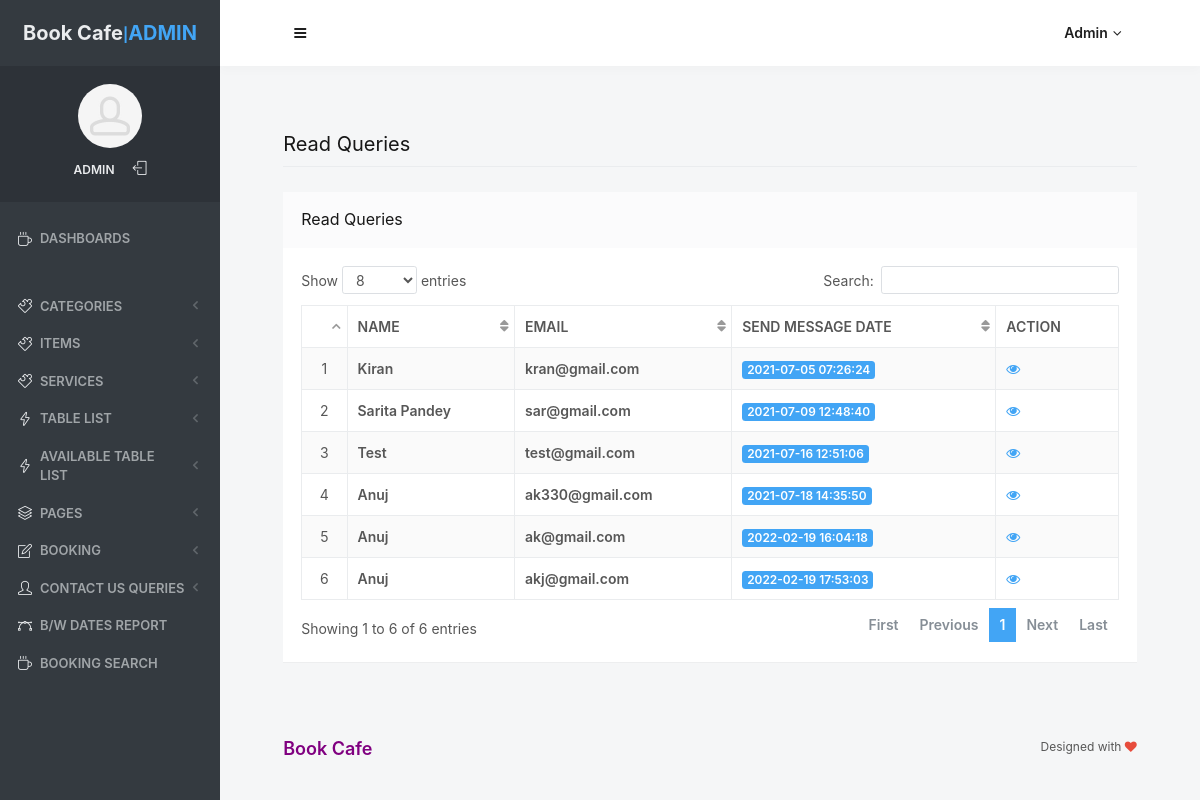
The page /obbs/admin/read-queries.php (signed in) on the database as committed earlier.
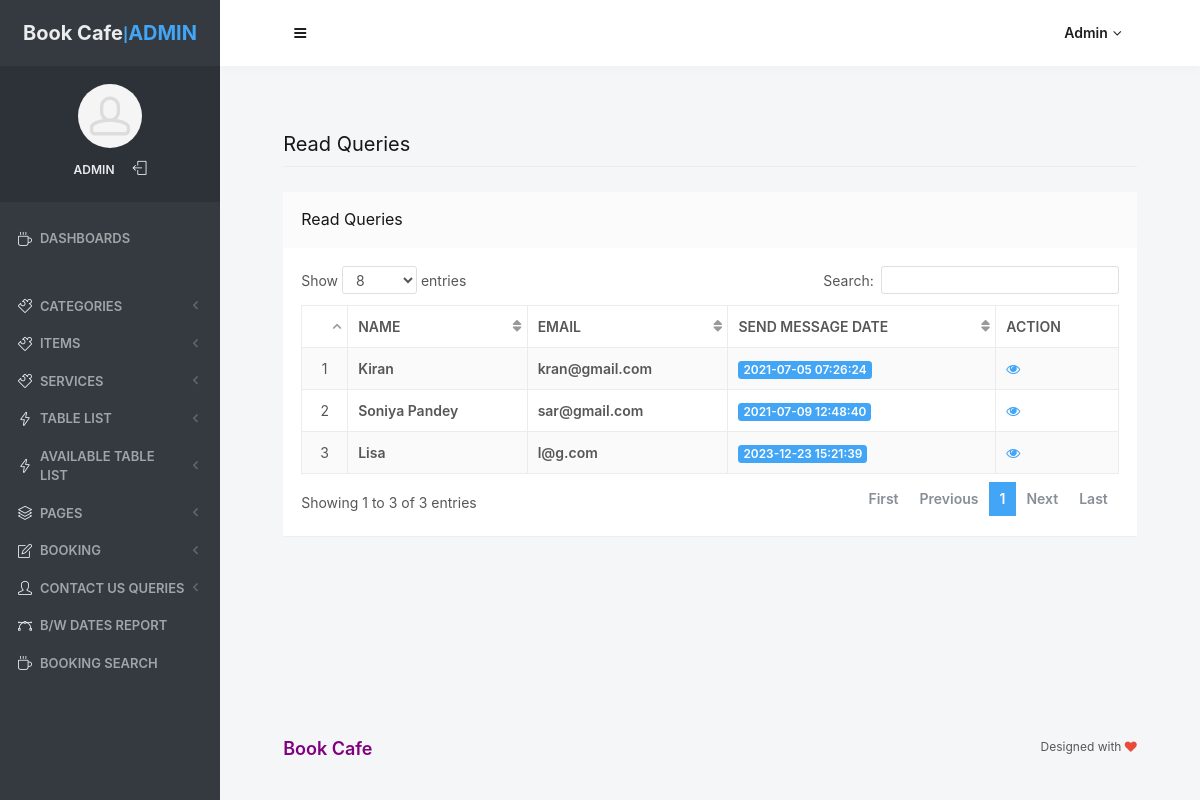
The same page on the database as committed later.
### tables this page shows
CREATE TABLE `tblcontact` (
  `ID` int(10) NOT NULL,
  `Name` varchar(200) DEFAULT NULL,
  `Email` varchar(200) DEFAULT NULL,
  `Message` mediumtext DEFAULT NULL,
  `EnquiryDate` timestamp NOT NULL DEFAULT current_timestamp(),
  `IsRead` int(5) DEFAULT NULL
);

### obbs/admin/read-queries.php (the view, shortened to what the changed rows need)
<?php
include('includes/dbconnection.php');
if (strlen($_SESSION['odmsaid']==0)) {
  header('location:logout.php');
  } else{
  ?>
<!doctype html>
<html lang="en" class="no-focus">
    <head>
        <link rel="stylesheet" href="assets/js/plugins/datatables/dataTables.bootstrap4.min.css">
        <link rel="stylesheet" id="css-main" href="assets/css/codebase.min.css">
    </head>
    <body>
        <div id="page-container" class="sidebar-o sidebar-inverse side-scroll page-header-fixed main-content-narrow">
           <?php include_once('includes/sidebar.php');?>
          <?php include_once('includes/header.php');?>
            <main id="main-container">
                <div class="content">
                    <h2 class="content-heading">Read Queries</h2>
                    <div class="block">
                        <div class="block-header block-header-default">
                            <h3 class="block-title">Read Queries</h3>
                        </div>
                        <div class="block-content block-content-full">
                            <table class="table table-bordered table-striped table-vcenter js-dataTable-full-pagination">
                                <thead>
                                    <tr>
                                        <th class="text-center"></th>
                                        <th class="d-none d-sm-table-cell">Name</th>
                                        <th class="d-none d-sm-table-cell">Email</th>
                                        <th class="d-none d-sm-table-cell">Send Message Date</th>
                                        <th class="d-none d-sm-table-cell" style="width: 15%;">Action</th>
                                       </tr>
                                </thead>
                                <tbody>
                                    <?php
$sql="SELECT * from tblcontact where IsRead='1'";
$query = $dbh -> prepare($sql);
$query->execute();
$results=$query->fetchAll(PDO::FETCH_OBJ);
$cnt=1;
if($query->rowCount() > 0)
{
foreach($results as $row)
{               ?>
                                    <tr>
                                        <td class="text-center"><?php echo htmlentities($cnt);?></td>
                                        <td class="font-w600"><?php  echo htmlentities($row->Name);?></td>
                                        <td class="font-w600"><?php  echo htmlentities($row->Email);?></td>
                                        <td class="font-w600">
                                            <span class="badge badge-primary"><?php  echo htmlentities($row->EnquiryDate);?></span>
                                        </td>
                                         <td class="d-none d-sm-table-cell"><a href="view-user-queries.php?viewid=<?php echo htmlentities ($row->ID);?>"><i class="fa fa-eye" aria-hidden="true"></i></a></td>
                                    </tr>
                                <?php $cnt=$cnt+1;}} ?>
                                </tbody>
                            </table>
                        </div>
                    </div>
                </div>
            </main>
           <?php include_once('includes/footer.php');?>
        </div>
    </body>
</html>
<?php }  ?>

### obbs/admin/includes/sidebar.php (shortened to what the changed rows need)
     <?php
include('includes/dbconnection.php');
if (strlen($_SESSION['odmsaid']==0)) {
  header('location:logout.php');
  } else{
  ?>
   <nav id="sidebar">
                <div id="sidebar-scroll">
                    <div class="sidebar-content">
                        <div class="content-header content-header-fullrow px-15">
                            <div class="content-header-section text-center align-parent sidebar-mini-hidden">
                                <div class="content-header-item">
                                    <a class="link-effect font-w700" href="dashboard.php">
                                        <span class="font-size-xl text-dual-primary-dark">Book Cafe</span>|<span class="font-size-xl text-primary">ADMIN</span>
                                    </a>
                                </div>
                            </div>
                        </div>
                        <div class="content-side content-side-full content-side-user px-10 align-parent">
                            <div class="sidebar-mini-hidden-b text-center">
                                <a class="img-link" href="dashboard.php">
                                    <img class="img-avatar" src="assets/img/avatars/avatar15.jpg" alt="">
                                </a>
                                <ul class="list-inline mt-10">
                                    <?php
$aid=$_SESSION['odmsaid'];
$sql="SELECT AdminName from  tbladmin where ID=:aid";
$query = $dbh -> prepare($sql);
$query->bindParam(':aid',$aid,PDO::PARAM_STR);
$query->execute();
$results=$query->fetchAll(PDO::FETCH_OBJ);
$cnt=1;
if($query->rowCount() > 0)
{
foreach($results as $row)
{               ?>
                                    <li class="list-inline-item">
                                        <a class="link-effect text-dual-primary-dark font-size-xs font-w600 text-uppercase" href="admin-profile.php"><?php  echo $row->AdminName;?></a>
                                    </li><?php $cnt=$cnt+1;}} ?>
                                    <li class="list-inline-item">
                                        <a class="link-effect text-dual-primary-dark" href="logout.php">
                                            <i class="si si-logout"></i>
                                        </a>
                                    </li>
                                </ul>
                            </div>
                        </div>
                        <div class="content-side content-side-full">
                            <ul class="nav-main">
                                <li class="open">
                                    <a href="dashboard.php"><i class="si si-cup"></i><span class="sidebar-mini-hide">Dashboards</span></a>
                                </li>
                                <li class="nav-main-heading"><span class="sidebar-mini-visible">UI</span><span class="sidebar-mini-hidden"></span></li>
                                <li>
                                    <a class="nav-submenu" data-toggle="nav-submenu"><i class="si si-puzzle"></i><span class="sidebar-mini-hide"></span>Categories</a>
                                </li>
                                <li>
                                    <a class="nav-submenu" data-toggle="nav-submenu"><i class="si si-puzzle"></i><span class="sidebar-mini-hide"></span>Items</a>
                                </li>
                                <li>
                                    <a class="nav-submenu" data-toggle="nav-submenu"><i class="si si-puzzle"></i><span class="sidebar-mini-hide"></span>Services</a>
                                </li>
                                <li>
                                    <a class="nav-submenu" data-toggle="nav-submenu" href="#"><i class="si si-energy"></i><span class="sidebar-mini-hide">Table List</span></a>
                                </li>
                                <li>
                                    <a class="nav-submenu" data-toggle="nav-submenu" href="#"><i class="si si-energy"></i><span class="sidebar-mini-hide">Available Table List</span></a>
                                </li>
                                <li>
                                    <a class="nav-submenu" data-toggle="nav-submenu" href="#"><i class="si si-layers"></i><span class="sidebar-mini-hide">Pages</span></a>
                                </li>
                                <li>
                                    <a class="nav-submenu" data-toggle="nav-submenu" href="#"><i class="si si-note"></i><span class="sidebar-mini-hide">Booking</span></a>
                                </li>
                                <li>
                                    <a class="nav-submenu" data-toggle="nav-submenu" href="#"><i class="si si-user"></i><span class="sidebar-mini-hide">Contact Us Queries</span></a>
                                </li>
                                <li>
                                    <a  href="between-dates-report.php"><i class="si si-vector"></i><span class="sidebar-mini-hide">B/w Dates Report</span></a>
                                </li>
                     <li>
                                    <a href="booking-search.php"><i class="si si-cup"></i><span class="sidebar-mini-hide">Booking Search</span></a>
                                </li>
                            </ul>
                        </div>
                    </div>
                </div>
            </nav>
           <?php }  ?>

### obbs/admin/includes/header.php (shortened to what the changed rows need)
   <?php
include('includes/dbconnection.php');
if (strlen($_SESSION['odmsaid']==0)) {
  header('location:logout.php');
  } else{
  ?>
            <header id="page-header">
                <div class="content-header">
                    <div class="content-header-section">
                        <button type="button" class="btn btn-circle btn-dual-secondary" data-toggle="layout" data-action="sidebar_toggle">
                            <i class="fa fa-navicon"></i>
                        </button>
                    </div>
                    <div class="content-header-section">
                        <div class="btn-group" role="group">
                            <?php
$aid=$_SESSION['odmsaid'];
$sql="SELECT AdminName from  tbladmin where ID=:aid";
$query = $dbh -> prepare($sql);
$query->bindParam(':aid',$aid,PDO::PARAM_STR);
$query->execute();
$results=$query->fetchAll(PDO::FETCH_OBJ);
$cnt=1;
if($query->rowCount() > 0)
{
foreach($results as $row)
{               ?>
                            <button type="button" class="btn btn-rounded btn-dual-secondary" id="page-header-user-dropdown" data-toggle="dropdown" aria-haspopup="true" aria-expanded="false">
                                <?php  echo $row->AdminName;?><i class="fa fa-angle-down ml-5"></i>
                            </button>
                            <?php $cnt=$cnt+1;}} ?>
                        </div>
                    </div>
                </div>
            </header>
            <?php }  ?>

Rows that differ between the two databases and show on the page:
removed tblcontact: Name "Test", Email "test@gmail.com", EnquiryDate "2021-07-16 12:51:06"
removed tblcontact: Name "Anuj", Email "ak330@gmail.com", EnquiryDate "2021-07-18 14:35:50"
removed tblcontact: Name "Anuj", Email "ak@gmail.com", EnquiryDate "2022-02-19 16:04:18"
removed tblcontact: Name "Anuj", Email "akj@gmail.com", EnquiryDate "2022-02-19 17:53:03"
changed tblcontact "sar@gmail.com": Name "Sarita Pandey" → "Soniya Pandey"
added tblcontact: Name "Lisa", Email "l@g.com", EnquiryDate "2023-12-23 15:21:39"
Other text that changed with them:
text written by a page script: "Show entries Search: Showing 1 to 6 of 6 entries First Previous 1 Next Last" → "Show entries Search: Showing 1 to 3 of 3 entries First Previous 1 Next Last"
